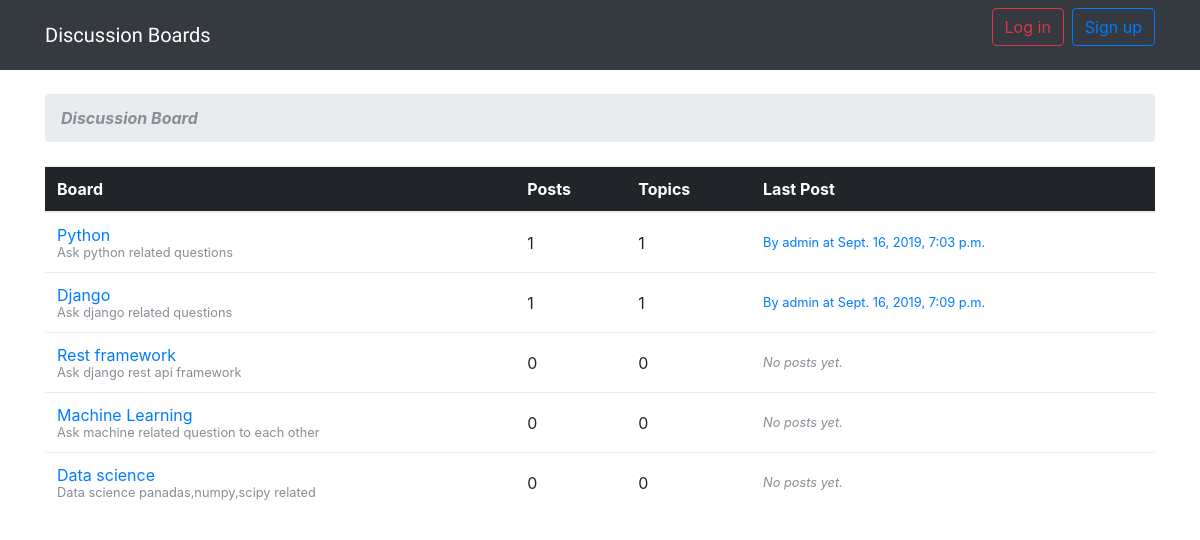
The page / on the database its author committed.
### boards/models.py (models this page shows, shortened)
class Board(models.Model):
    name = models.CharField(max_length=25, unique=True)
    description = models.CharField(max_length=100)
    def get_posts_count(self):
        return Post.objects.filter(topic__board=self).count()
    def get_last_post(self):
        return Post.objects.filter(topic__board=self).order_by('-created_at').first()

class Post(models.Model):
    message = models.TextField(max_length=40000)
    topic = models.ForeignKey(Topic, on_delete=models.CASCADE, related_name='posts')
    created_at = models.DateTimeField(auto_now_add=True)
    updated_at = models.DateTimeField(null=True)
    created_by = models.ForeignKey(User, on_delete=models.CASCADE, related_name='posts')
    updated_by = models.ForeignKey(User, on_delete=models.CASCADE, null=True, related_name='+')

### boards/views.py (the view)
# urls.py: url(r'^$', views.BoardListView.as_view(), name='home'),
class BoardListView(ListView):
    model = Board
    context_object_name = 'boards'
    template_name = 'home.html'

### templates/home.html
{% extends 'base.html' %}
{% block breadcrumb %}
    <li class="breadcrumb-item active font-weight-bold font-italic">Discussion Board</li>
{% endblock breadcrumb %}
{% block content %}
    <table class="table">
        <thead class="thead-inverse bg-primary">
        <tr>
            <th>Board</th>
            <th>Posts</th>
            <th>Topics</th>
            <th>Last Post</th>
        </tr>
        </thead>
        <tbody>
        {% for board in boards %}
            <tr>
                <td>
                    <a href="{% url 'board_topics' board.pk %}">{{ board.name }}</a>
                    <small class="text-muted d-block">{{ board.description }} <br></small>
                </td>
                <td class="align-middle">{{ board.get_posts_count }}</td>
                <td class="align-middle">{{ board.topics.count }}</td>
                <td class="align-middle">
                    {% with post=board.get_last_post %}
                        {% if post %}
                            <small>
                                <a href="{% url 'topic_posts' board.pk post.topic.pk %}">
                                    By {{ post.created_by.username }} at {{ post.created_at }}
                                </a>
                            </small>
                        {% else %}
                            <small class="text-muted">
                                <em>No posts yet.</em>
                            </small>
                        {% endif %}
                    {% endwith %}
                </td>
            </tr>
        {% endfor %}
        </tbody>
    </table>
    </div>
{% endblock content %}

### templates/base.html (shortened to what this page needs)
{% load static %}
<html>
<head>
    <link rel="stylesheet" href="{% static 'css/bootstrap.min.css' %}">
    <link rel="stylesheet" href="{% static 'css/app.css' %}">
</head>
<body>
{% block body %}
    <nav class="navbar navbar-expand-sm navbar-dark bg-dark">
        <div class="container">
            <a class="navbar-brand" href="{% url 'home' %}">Discussion Boards</a>
            <div class="collapse navbar-collapse" id="mainMenu">
                {% if user.is_authenticated %}
                    <ul class="navbar-nav ml-auto">
                        <li class="nav-item dropdown">
                            <a class="nav-link dropdown-toggle" href="#" id="userMenu" data-toggle="dropdown"
                               aria-haspopup="true" aria-expanded="false">
                                {{ user.username }}
                            </a>
                            <div class="dropdown-menu dropdown-menu-right" aria-labelledby="userMenu">
                                <a class="dropdown-item" href="#">My account</a>
                                <a class="dropdown-item" href="#">Change password</a>
                                <div class="dropdown-divider"></div>
                                <a class="dropdown-item" href="{% url 'logout' %}">Log out</a>
                            </div>
                        </li>
                    </ul>
                {% else %}
                    <form class="form-inline ml-auto">
                        <a href="{% url 'login' %}" class="btn btn-outline-danger">Log in</a>
                        <a href="{% url 'signup' %}" class="btn btn-outline-primary ml-2">Sign up</a>
                    </form>
                {% endif %}
            </div>
        </div>
    </nav>
    <div class="container">
        <ol class="breadcrumb my-4">
            {% block breadcrumb %}
            {% endblock %}
        </ol>
        {% block content %}
        {% endblock %}
{% endblock body %}
</body>
</html>

### static/css/app.css (style rules this page uses)
.navbar-brand { font-family: 'Peralta', cursive; }

### rows shown on the page
Board: name "Python", description "Ask python related questions", get_posts_count "1", topics.count "1", get_last_post.created_by.username "admin", get_last_post.created_at "Sept. 16, 2019, 7:03 p.m."
Board: name "Django", description "Ask django related questions", get_posts_count "1", topics.count "1", get_last_post.created_by.username "admin", get_last_post.created_at "Sept. 16, 2019, 7:09 p.m."
Board: name "Rest framework", description "Ask django rest api framework", get_posts_count "0", topics.count "0", shows "No posts yet."
Board: name "Machine Learning", description "Ask machine related question to each other", get_posts_count "0", topics.count "0", shows "No posts yet."
Board: name "Data science", description "Data science panadas,numpy,scipy related", get_posts_count "0", topics.count "0", shows "No posts yet."
